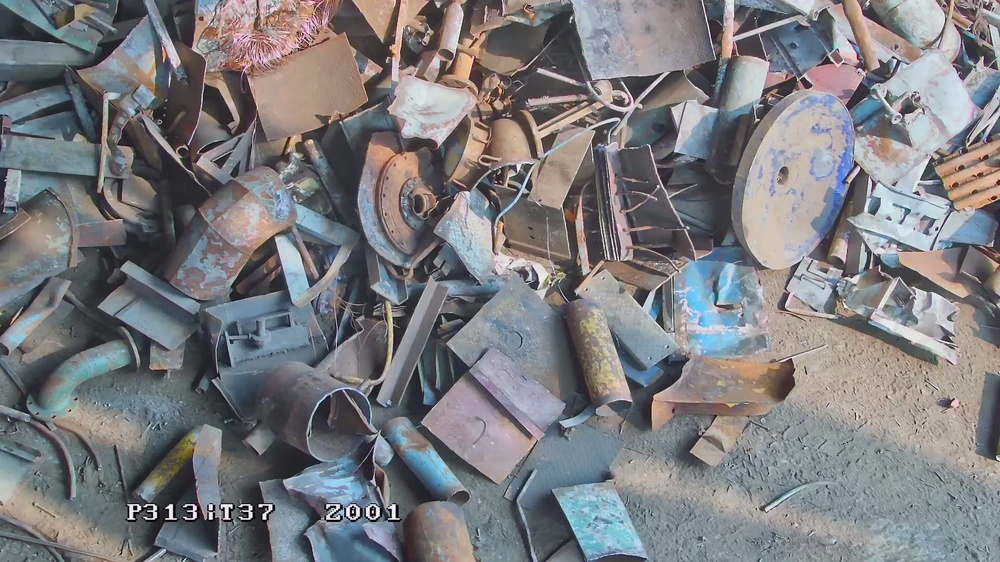
#> input picture cut_image/BatchPic2Nine/method_3/img/v1/1.jpg, 1000 x 562 px, shrunk from 1920 x 1080 before the run; its folder holds only this picture in this run
$ python main.py
#> lines starting #> are read from the running program, lines starting #| are printed output that depends on the picture
# -*- coding: utf-8 -*-
"""
Created on Thu Jul 16 11:24:48 2020

@author: zqq

linux环境下运行

"""

from PIL import Image
import glob
import os
from skimage import io

# 将图片填充为正方形
def fill_image(image):
    width, height = image.size
    # 选取长和宽中较大值作为新图片的
    new_image_length = width if width > height else height
    # 生成新图片[白底]
    new_image = Image.new(image.mode, (new_image_length, new_image_length), color='white')
    # 将之前的图粘贴在新图上，居中
    if width > height:  # 原图宽大于高，则填充图片的竖直维度
        # (x,y)二元组表示粘贴上图相对下图的起始位置
        new_image.paste(image, (0, int((new_image_length - height) / 2)))
    else:
        new_image.paste(image, (int((new_image_length - width) / 2), 0))
    return new_image

# 切图
def cut_image(image):
    width, height = image.size
    # print("iamge:", image.size)
    item_width = int(width / 3)
    item_height = int(height / 3)
    box_list = []
    # (left, upper, right, lower)
    for i in range(0, 3):  # 两重循环，生成9张图片基于原图的位置
        for j in range(0, 3):
            # print((i*item_width,j*item_width,(i+1)*item_width,(j+1)*item_width))
            box = (j * item_width, i * item_height, (j + 1) * item_width, (i + 1) * item_height)
            # print("box:", box)
            box_list.append(box)

    image_list = [image.crop(box) for box in box_list]
    return image_list

# 保存
def save_images(image_list,pic_id,folder):
    index = 1
    for image in image_list:
        # print("iamge type:", image)
        file_name = str(pic_id) + "_" + str(index) + '.jpg'  # png或者 jpg 都可以，和原始图片有关
        save_path = os.getcwd()+ '/img_res'+'/'+folder
        print('save_path:',save_path)
        if not os.path.exists(save_path):
            os.makedirs(save_path)
        image.save( os.path.join(save_path,file_name) )

        index += 1

# 读取图片
def read_img(file_path):
    # data_list = [file_path + x for x in os.listdir(file_path) if os.path.isdir(file_path + x)] # 所有图片分类目录
#> called with file_path = 'img'
    data_list = [x for x in os.listdir(file_path) if os.path.isdir(file_path)] # 所有图片分类目录
    print(data_list)
    for idx, folder in enumerate(data_list):  # 遍历每个文件夹中的图片，idx表示
        print(folder)
        for im in glob.glob(file_path+'/'+folder + '/*.jpg'):  # *:匹配0个或多个字符
            print('reading the images:%s' % (im))
            img = io.imread(im)
#> img is the input picture: shape (562, 1000, 3); mean R, G, B 123.8, 123.8, 127.4
            img = Image.open(im)
            #img.show()
            #img = fill_image(img)
            image_list = cut_image(img) # 切图,对每张图片裁剪成9张
#> in cut_image, `image_list = [image.crop(box) for box in box_list]`: image_list = 9 items
#> image_list = 9 items
            # 获取图片id
            # print(im)
            pic_name = im.split('/')[-1] #取图片原名，去除图片名后缀
            pic_id = pic_name.split('.')[0]
            # print(pic_id)
            save_images(image_list,pic_id,folder) # 保存裁好的图片
#> the loop in save_images, `for image in image_list: # print("iamge type:", image)` made 9 passes
#> file_name on passes 1 to 9: '1_1.jpg', '1_2.jpg', '1_3.jpg', '1_4.jpg', '1_5.jpg', '1_6.jpg', '1_7.jpg', '1_8.jpg', '1_9.jpg'
#| save_path: cut_image/BatchPic2Nine/method_3/img_res/v1
#| save_path: cut_image/BatchPic2Nine/method_3/img_res/v1
#| save_path: cut_image/BatchPic2Nine/method_3/img_res/v1
#| save_path: cut_image/BatchPic2Nine/method_3/img_res/v1
#| save_path: cut_image/BatchPic2Nine/method_3/img_res/v1
#| save_path: cut_image/BatchPic2Nine/method_3/img_res/v1
#| save_path: cut_image/BatchPic2Nine/method_3/img_res/v1
#| save_path: cut_image/BatchPic2Nine/method_3/img_res/v1
#> (further printed lines are left out)
#> pass 1, in save_images, `image.save( os.path.join(save_path,file_name) )`:
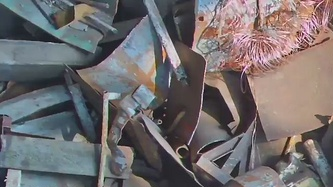
#> saved as 1_1.jpg: PIL image 333x187 RGB; mean R, G, B 113.4, 108.7, 110.2
#> pass 2, in save_images, `image.save( os.path.join(save_path,file_name) )`:
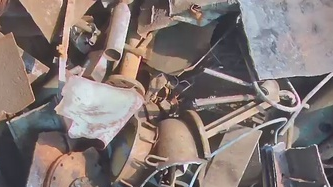
#> saved as 1_2.jpg: PIL image 333x187 RGB; mean R, G, B 131.2, 119.2, 116.7
#> after the loop in save_images, `for image in image_list:`: index = 10
#> pass 2 of the loop in read_img, `for idx, folder in enumerate(data_list):`:
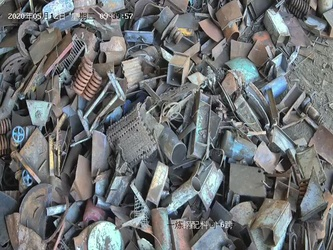
#> input picture cut_image/BatchPic2Nine/method_3/img/v2/3.jpg, 333 x 250 px, shrunk from 640 x 480 before the run
#> in read_img, img is the input picture: shape (250, 333, 3); mean R, G, B 109.9, 112.8, 114.3
#> the loop in save_images (call 2), `for image in image_list: # print("iamge type:", image)` made 9 passes
#> file_name on passes 1 to 8: '3_1.jpg', '3_2.jpg', '3_3.jpg', '3_4.jpg', '3_5.jpg', '3_6.jpg', '3_7.jpg', '3_8.jpg'
#> (printed output is left out)
#> pass 1, in save_images (call 2), `image.save( os.path.join(save_path,file_name) )`:
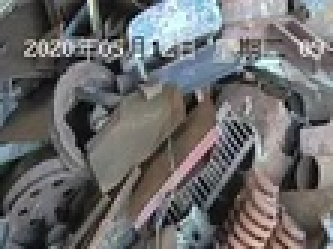
#> saved as 3_1.jpg: PIL image 111x83 RGB (shown 3 times larger); mean R, G, B 107.4, 106.8, 107.5
#> pass 2, in save_images (call 2), `image.save( os.path.join(save_path,file_name) )`:
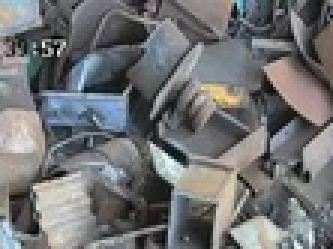
#> saved as 3_2.jpg: PIL image 111x83 RGB (shown 3 times larger); mean R, G, B 113.2, 114.4, 116

# 运行接口
if __name__ == '__main__':
    file_path = 'img'  # 路径
    read_img(file_path)
